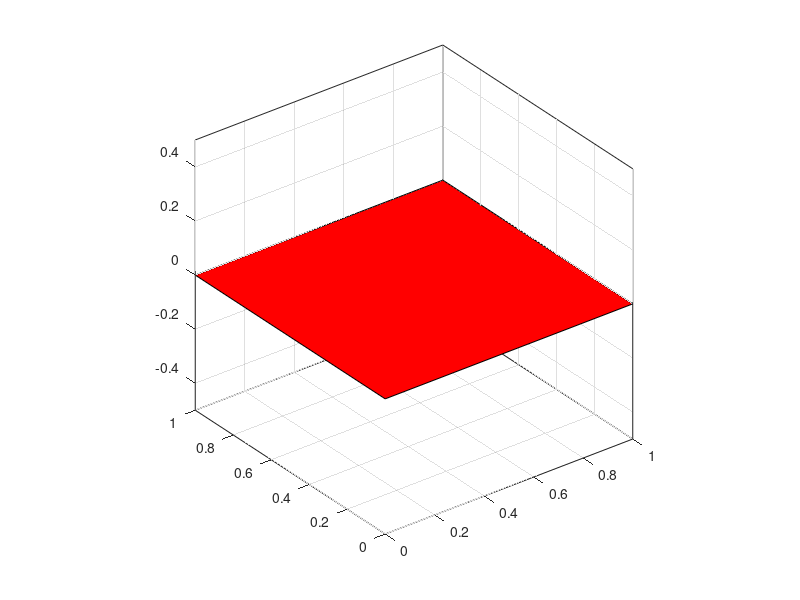

The MATLAB script that drew this image:
function PlotSatellite()

figure;

x = [0 1 1 0];
y = [0 0 1 1];
z = [0 0 0 0]; % flat on Z = 0 plane
fill3(x, y, z, 'red');
axis equal;
grid on;


end